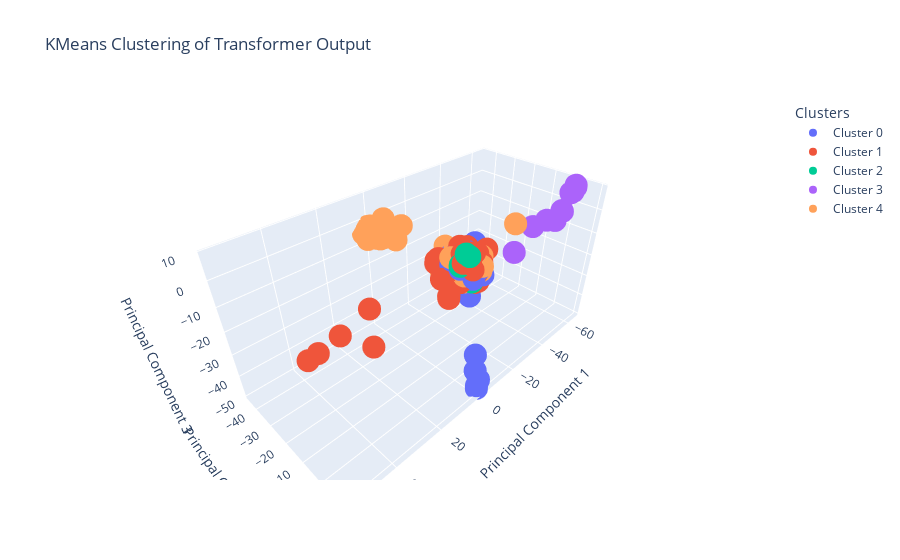

Notebook code cell kept with this figure:
### Code cell
# Clustesation de l'espace latent avec KMeans

from sklearn.cluster import KMeans

# Nombre de clusters
n_clusters = 5

# Appliquer KMeans sur l'espace latent
kmeans = KMeans(n_clusters=n_clusters, random_state=42)
kmeans_result = kmeans.fit_predict(latentspace2)

# Configuration des couleurs et des labels pour la visualisation
colors = px.colors.qualitative.Plotly  # Palette de couleurs pour chaque classe

# Créer un plot 3D interactif
fig = go.Figure()

# Ajouter des points pour chaque cluster
for cluster, color in zip(range(n_clusters), colors):
    indices = np.where(kmeans_result == cluster)
    fig.add_trace(go.Scatter3d(
        x=pca_result2[indices, 0].flatten(),
        y=pca_result2[indices, 1].flatten(),
        z=pca_result2[indices, 2].flatten(),
        mode='markers',
        marker=dict(color=color),
        name=f'Cluster {cluster}'
    ))

# Ajouter des détails au graphique
fig.update_layout(
    title="KMeans Clustering of Transformer Output",
    scene=dict(
        xaxis_title="Principal Component 1",
        yaxis_title="Principal Component 2",
        zaxis_title="Principal Component 3"
    ),
    legend_title="Clusters"
)

# Afficher le graphique
fig.show()

# Afficher les clusters et les classes réelles
fig, ax = plt.subplots(1, 2, figsize=(14, 6))

# Afficher les clusters KMeans
ax[0].scatter(pca_result2[:, 0], pca_result2[:, 1], c=kmeans_result, cmap='viridis', alpha=0.5)
ax[0].set_title("KMeans Clustering")
ax[0].set_xlabel("Principal Component 1")
ax[0].set_ylabel("Principal Component 2")

# Afficher les classes réelles
ax[1].scatter(pca_result2[:, 0], pca_result[:, 1], c=target_np, cmap='viridis', alpha=0.5)
ax[1].set_title("Real Classes")
ax[1].set_xlabel("Principal Component 1")
ax[1].set_ylabel("Principal Component 2")

plt.tight_layout()
plt.show()

### Figure 1 — Plotly figure (JSON) as saved in the notebook; plotly's stock layout.template omitted (floating-point values rounded to 4 significant figures; data arrays with more than 128 entries replaced by an {"elided": "..."} marker saying what was removed)
{"data": [{"marker": {"color": "#636EFA"}, "mode": "markers", "name": "Cluster 0", "type": "scatter3d", "x": [0.07486, 5.994, -0.1559, 1.331, 1.829, 0.5981, -1.387, -1.408, 5.197, 4.471, 0.4021, -0.9774, -0.3695, 2.958, -0.3121, -2.973, 0.1576, -2.521, 2.69, -3.896, 3.737, 1.966, 1.619, -3.189, -1.52, -0.1095, 0.3541, 2.144, -0.005785, -0.7007, 1.925, 2.017, 1.146, 2.556, 1.36, 0.492, 2.373, 0.5742, -0.3635, 1.813, -0.9035, -2.458, -1.428, -3.027, -0.3072, -0.961, -1.707, 1.223, 1.801, -0.741, 2.053, 2.868, -0.858, -3.237, 0.2508, 3.127, 0.7277, -0.1676, 2.628, 0.1371, -0.5758, 2.269, 3.016, 1.933, -0.05964, -2.071, 1.735, 2.363, -0.1109, 1.453, 1.57, 2.854, 5.781, 0.3981, 1.65, 2.621, 1.217, 3.232, 0.5143, -5.119, 1.256, -0.4428, 0.344, 1.126], "y": [4.61, 1.43, 0.6371, -3.668, 2.889, 0.3656, -6.743, -4.311, 4.404, -0.2143, 1.382, -1.426, 9.88, 4.419, 2.624, -0.323, -2.284, 6.66, 6.38, 6.087, -0.8416, 1.876, 1.54, 0.9902, 2.325, 4.797, -0.2116, 4.467, 0.4562, 10.26, 4.011, 2.34, 1.494, 1.06, 2.746, 4.166, 2.472, 0.8398, 6.052, 0.7458, 2.147, 8.355, 1.538, 6.733, 3.086, 2.323, 3.043, 1.546, 4.505, -1.778, 3.16, -0.4412, 9.545, -1.767, 3.325, 5.888, 3.066, 3.56, 2.798, 5.502, -1.996, 0.02558, -0.7421, 7.269, 2.156, 4.688, 3.139, -1.619, -0.4617, 3.599, 7.928, 0.4072, 1.786, 0.9466, 6.576, -3.429, -2.989, 0.9019, -0.7477, 1.112, -0.3007, 7.168, 2.354, 5.759], "z": [-1.805, 3.541, 1.223, -1.169, -3.75, -4.209, -0.6451, 0.009334, 2.842, -0.6498, -0.0834, 3.965, -46.78, 1.945, -1.213, -1.05, 0.119, -35.4, 2.697, -2.611, -0.02389, -0.04364, -2.935, 3.545, 3.066, -0.4204, -1.683, 1.956, -0.03942, -43.67, -4.718, -3.294, 0.8733, -3.229, 1.216, -4.048, -0.3698, -1.709, -0.157, 6.574, -1.351, -49.34, 4.026, -43.46, 3.016, 5.368, -11.22, 2.154, -2.368, 4.868, -2.406, 1.846, -48.75, 2.179, -2.946, 3.504, 5.153, -0.7337, 3.031, -2.653, 2.017, 3.465, 3.734, -0.6719, 0.745, 0.8789, 2.249, 4.189, 2.697, -3.656, 3.028, 2.313, 4.93, -2.226, 3.877, -0.02121, -0.7271, -2.174, 2.964, 6.414, 0.3353, 1.504, -2.618, 2.448]}, {"marker": {"color": "#EF553B"}, "mode": "markers", "name": "Cluster 1", "type": "scatter3d", "x": {"elided": "154 float values"}, "y": {"elided": "154 float values"}, "z": {"elided": "154 float values"}}, {"marker": {"color": "#00CC96"}, "mode": "markers", "name": "Cluster 2", "type": "scatter3d", "x": [2.747, 4.993, 5.471, 4.227, 0.5257, 4.017, -0.0006388], "y": [2.276, 4.277, 4.627, 7.032, 5.382, 5.515, 4.901], "z": [4.493, 4.136, 4.069, 7.906, -3.512, 8.035, -2.309]}, {"marker": {"color": "#AB63FA"}, "mode": "markers", "name": "Cluster 3", "type": "scatter3d", "x": [-51.28, -62.07, -63.04, -39.62, -62.02, -59.13, -64.08, -63.31, -63.55, -32.33], "y": [-1.54, 1.566, 1.802, -0.1251, -1.336, -2.251, -2.628, 1.7, 0.0306, -1.963], "z": [-3.191, 6.16, 8.477, -1.114, -3.053, -6.341, -3.808, 7.629, 4.728, -9.698]}, {"marker": {"color": "#FFA15A"}, "mode": "markers", "name": "Cluster 4", "type": "scatter3d", "x": {"elided": "145 float values"}, "y": {"elided": "145 float values"}, "z": {"elided": "145 float values"}}], "layout": {"legend": {"title": {"text": "Clusters"}}, "scene": {"xaxis": {"title": {"text": "Principal Component 1"}}, "yaxis": {"title": {"text": "Principal Component 2"}}, "zaxis": {"title": {"text": "Principal Component 3"}}}, "title": {"text": "KMeans Clustering of Transformer Output"}}}
